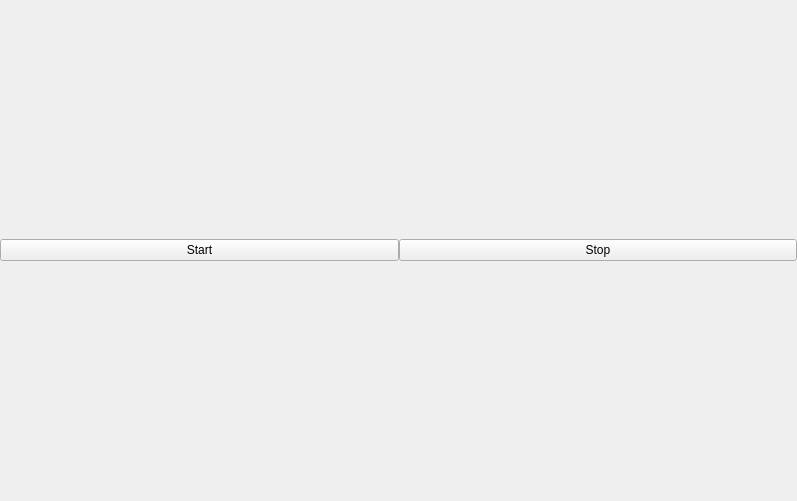
<?xml version="1.0" encoding="UTF-8"?>
<ui version="4.0">
 <class>Form</class>
 <widget class="QWidget" name="Form">
  <property name="geometry">
   <rect>
    <x>0</x>
    <y>0</y>
    <width>797</width>
    <height>501</height>
   </rect>
  </property>
  <property name="windowTitle">
   <string>Form</string>
  </property>
  <layout class="QGridLayout" name="gridLayout_2">
   <property name="leftMargin">
    <number>0</number>
   </property>
   <property name="topMargin">
    <number>0</number>
   </property>
   <property name="rightMargin">
    <number>0</number>
   </property>
   <property name="bottomMargin">
    <number>0</number>
   </property>
   <property name="spacing">
    <number>0</number>
   </property>
   <item row="1" column="0">
    <widget class="QPushButton" name="start_image_acquisition">
     <property name="text">
      <string>Start</string>
     </property>
    </widget>
   </item>
   <item row="1" column="1">
    <widget class="QPushButton" name="stop_image_acquisition">
     <property name="text">
      <string>Stop</string>
     </property>
    </widget>
   </item>
   <item row="0" column="0" colspan="2">
    <layout class="QGridLayout" name="mainLayout"/>
   </item>
  </layout>
 </widget>
 <resources/>
 <connections/>
</ui>
